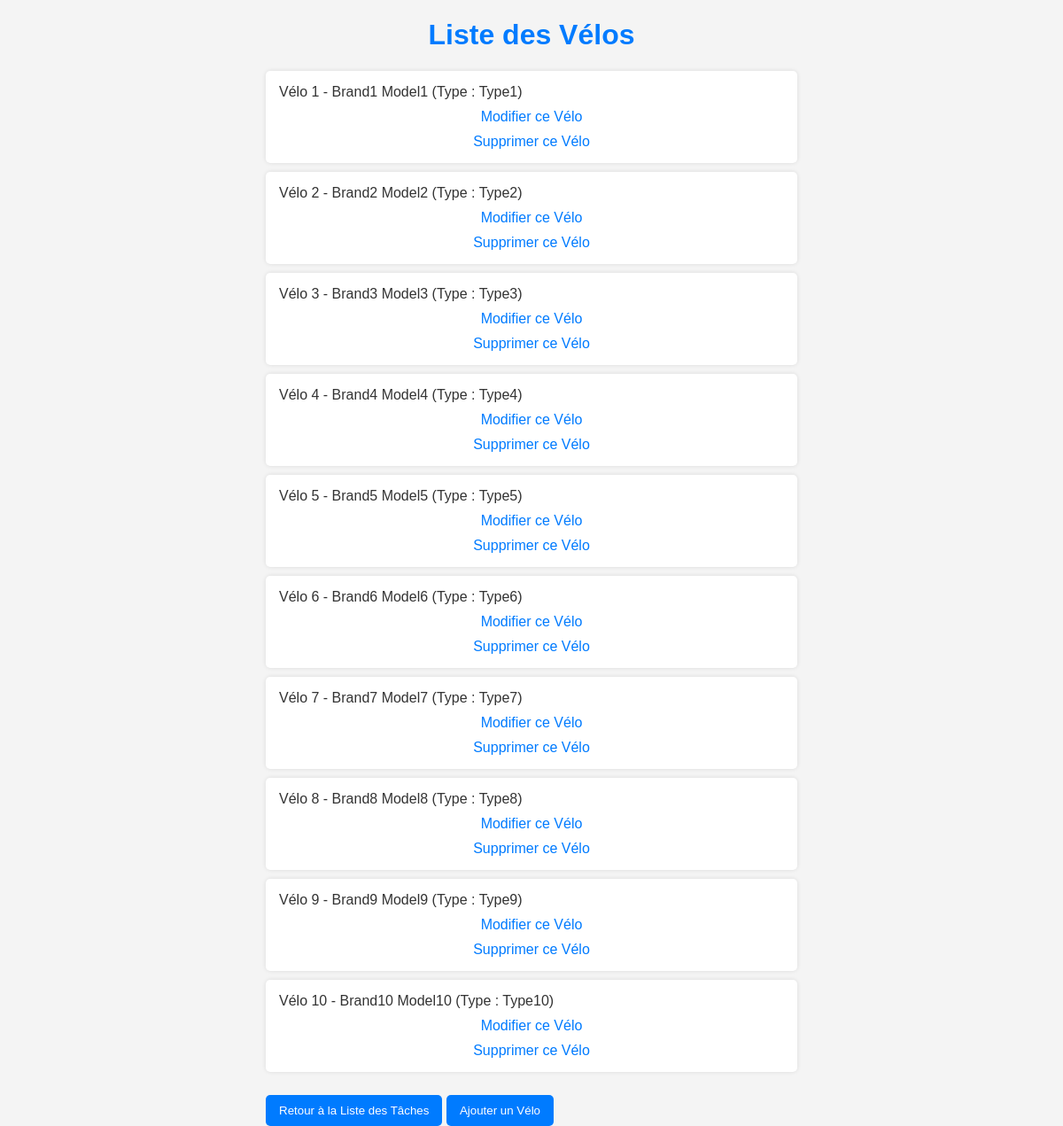
The app's page /liste-velos.php with its own data.
### tables this page shows
CREATE TABLE `velos` (
  `id_velo` int(11) NOT NULL,
  `marque` varchar(50) NOT NULL,
  `modele` varchar(50) NOT NULL,
  `types` varchar(20) NOT NULL
);

### functions.php (called while the page is built, shortened)
<?php
include_once 'db.php';
function getBikes() {
    global $conn;
    $sql = "SELECT * FROM velos";
    $result = $conn->query($sql);
    if ($result->num_rows > 0) {
        return $result->fetch_all(MYSQLI_ASSOC);
    } else {
        return [];
    }
}
?>

### liste-velos.php (the view, shortened to what this page needs)
<?php
include_once 'functions.php';
$bikes = getBikes();
?>
<!DOCTYPE html>
<html lang="en">
<head>
    <link rel="stylesheet" href="./assets/css/listeVelo.css">
</head>
<body>
    <div class="container">
        <h1>Liste des Vélos</h1>
        <ul>
            <?php foreach ($bikes as $bike): ?>
                <li>
                    Vélo <?php echo $bike['id_velo']; ?> - <?php echo $bike['marque'] . ' ' . $bike['modele']; ?>
                    (Type : <?php echo $bike['types']; ?>)
                    <a href="update-velo.php?bike_id=<?php echo $bike['id_velo']; ?>">Modifier ce Vélo</a>
                    <a href="delete-velo.php?bike_id=<?php echo $bike['id_velo']; ?>" onclick="return confirm('Êtes-vous sûr de vouloir supprimer ce vélo et toutes ses tâches associées ?')">Supprimer ce Vélo</a>
                </li>
            <?php endforeach; ?>
        </ul>
        <button onclick="window.location.href='index.php'">Retour à la Liste des Tâches</button>
        <button onclick="window.location.href='ajouter-velo.php'">Ajouter un Vélo</button>
    </div>
</body>
</html>

### assets/css/listeVelo.css (style rules this page uses)
body { font-family: Arial, sans-serif; background-color: #f4f4f4; color: #333; margin: 0; padding: 0; display: flex; align-items: center; justify-content: center; }
.container { width: 50%; }
h1 { color: #007bff; text-align: center; }
ul { list-style-type: none; padding: 0; }
li { background-color: #fff; margin: 10px 0; padding: 15px; border-radius: 5px; box-shadow: 0 0 5px rgba(0, 0, 0, 0.1); }
a { display: block; text-align: center; margin-top: 10px; color: #007bff; text-decoration: none; }
button { background-color: #007bff; color: #fff; padding: 10px 15px; border: none; border-radius: 5px; cursor: pointer; margin-top: 10px; }

### records on screen
velos: id_velo "1", marque "Brand1", modele "Model1", types "Type1"
velos: id_velo "2", marque "Brand2", modele "Model2", types "Type2"
velos: id_velo "3", marque "Brand3", modele "Model3", types "Type3"
velos: id_velo "4", marque "Brand4", modele "Model4", types "Type4"
velos: id_velo "5", marque "Brand5", modele "Model5", types "Type5"
velos: id_velo "6", marque "Brand6", modele "Model6", types "Type6"
velos: id_velo "7", marque "Brand7", modele "Model7", types "Type7"
velos: id_velo "8", marque "Brand8", modele "Model8", types "Type8"
velos: id_velo "9", marque "Brand9", modele "Model9", types "Type9"
velos: id_velo "10", marque "Brand10", modele "Model10", types "Type10"
